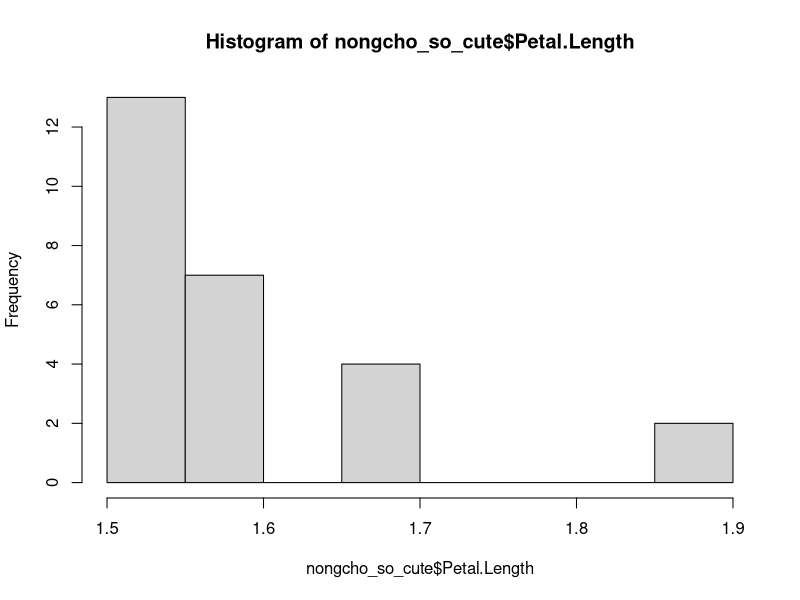
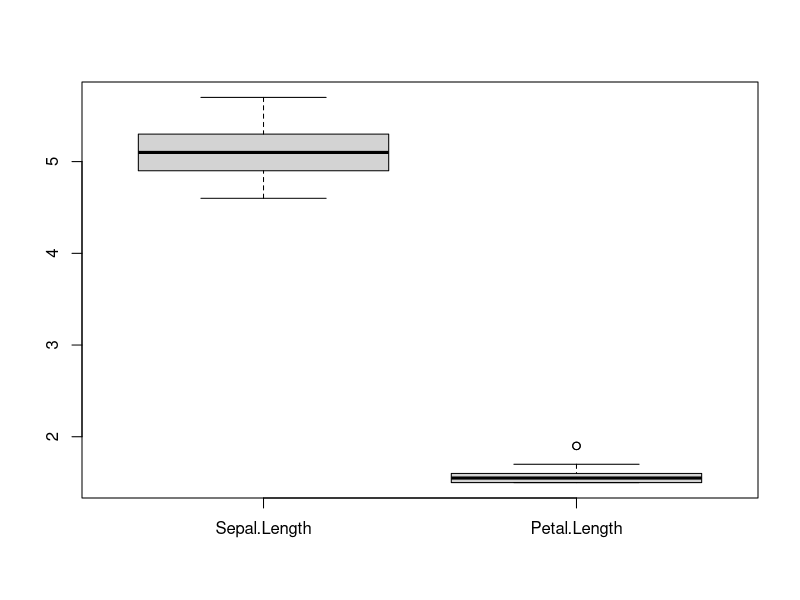

Here is the R script that generated these plots, in order:
## ---- chunk 1
library(dplyr)

#เปิดไฟล์ iris
head(iris)

#กรองเฉพาะ setosa
filter(iris, Species == "setosa")

#ตั้งชื่อข้อมูลที่กรองแล้วว่า setosa
setosa <- filter(iris, Species == "setosa") 

#สรุปข้อมูลของ setosa
summary(setosa)

#ได้ค่า mean ของ petal length=1.462
#กรองข้อมูล petal length ที่มีค่ามากกว่า 1.462
filter(setosa, Petal.Length > 1.462) 

#ตั้งชื่อไฟล์ที่กรองแล้วว่า nongcho_so_cute
nongcho_so_cute <- filter(setosa, Petal.Length > 1.462) 

#สร้าง histogram ของ setosa ที่มี petal length มากกว่าค่า mean
hist(nongcho_so_cute$Petal.Length)

#สร้าง boxplot ค่า petal lenght และ sepal length
boxplot(nongcho_so_cute[,c("Sepal.Length", "Petal.Length")])
